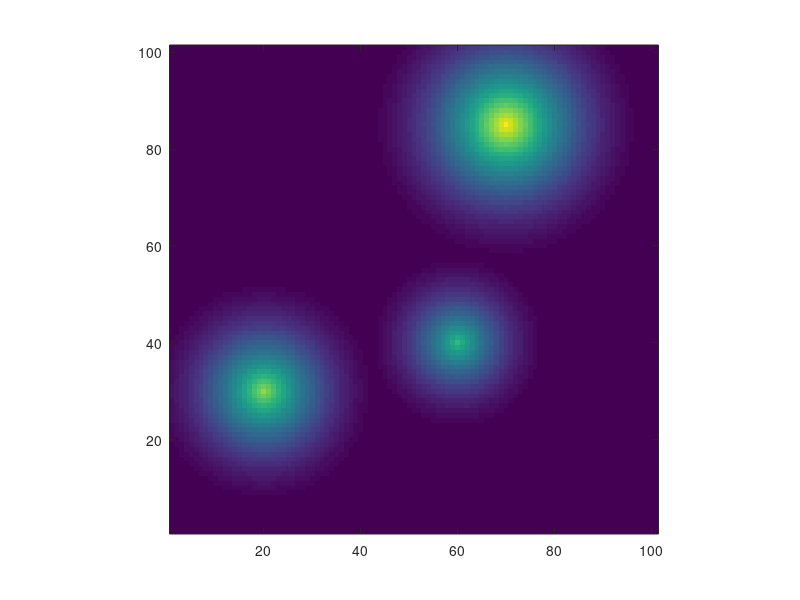

Reproduce this figure in MATLAB. (Note: this script raises an error after producing the figure.)
%% create obstacle field
close all; clear all;

waypoints = 300;
N = 101;
OBST    = [20,30; 60,40; 70,85];
epsilon = [25;     20;    30];

obs_cost = double(zeros(N));
for i = 1:size(OBST,1)
    t = zeros(N);
    t(OBST(i,1), OBST(i,2)) = 1;          % point obstacle
    t_cost = double(bwdist(t));
    t_cost(t_cost > epsilon(i)) = epsilon(i);
    t_cost = 1/(2*epsilon(i)) * (t_cost - epsilon(i)).^2;
    obs_cost = obs_cost + t_cost(1:N, 1:N);
end

figure(1); clf;
imagesc(obs_cost'); axis image xy; colormap parula; colorbar;
title('Obstacle cost (image view)'); hold on;

% Discrete gradients (two flavors)
gx = diff(double(obs_cost),1,1);   % (N-1) x N
gy = diff(double(obs_cost),1,2);   % N x (N-1)
[FX,FY] = gradient(obs_cost);      % N x N (centered finite-diff)

figure(2); clf;
surface(1:N,1:N,double(obs_cost')); shading interp; view(-25,70);
xlabel('X'); ylabel('Y'); zlabel('Cost'); title('Obstacle surface'); hold on;

%% initial path (straight line)
SX = 10; SY = 10;    % START
GX = 90; GY = 90;    % GOAL

traj = zeros(2,waypoints);
traj(1,1) = SX; traj(2,1) = SY;
dist_x = GX - SX; dist_y = GY - SY;
for i = 2:waypoints
    traj(1,i) = traj(1,i-1) + dist_x/(waypoints-1);
    traj(2,i) = traj(2,i-1) + dist_y/(waypoints-1);
end
path_init = traj.';              % (tt x 2)
tt = size(path_init,1);

path_init_values = zeros(tt,1);
for i = 1:tt
    % clamp to grid just in case
    xi = min(max(floor(path_init(i,1)),1),N);
    yi = min(max(floor(path_init(i,2)),1),N);
    path_init_values(i) = obs_cost(xi, yi);
end

plot3(path_init(:,1), path_init(:,2), path_init_values, '.r', 'MarkerSize', 18);
title('Obstacle surface + initial path');

%% ---------- Q6(c) weights & step ----------
w_obs = 0.8;         % obstacle gradient weight
w_smo = 4.0;         % smoothness weight
alpha = 0.1;         % step size
max_iter = 5000;
snap_iters = [100, 5000];   % required snapshots

%% ================== Method 1: Floor + Gradient ==================
% Uses integer (floor) indexing into FX, FY; two-sided smoothness:
% grad_smooth(i) = -x_{i-1} + 2 x_i - x_{i+1}  (per assignment)
path1 = path_init;

figure(3); clf;
surface(1:N,1:N,double(obs_cost')); shading interp; view(-25,70);
xlabel('X'); ylabel('Y'); zlabel('Cost');
title('Method 1: Floor + Gradient'); xlim([0 100]); ylim([0 100]); hold on;
plot3(path_init(:,1), path_init(:,2), path_init_values, '.r','MarkerSize',18);

for k = 1:max_iter
    pre_path = path1; % keep previous path for smoothness term
    for i = 2:tt-1
        % clamp indices to valid grid (1..N)
        xi = min(max(floor(path1(i,1)),1),N);
        yi = min(max(floor(path1(i,2)),1),N);

        % obstacle gradient (uphill) from FX,FY at integer cell
        grad_obs = [FX(xi, yi), FY(xi, yi)];

        % two-sided smoothness
        grad_smooth = -pre_path(i-1,:) + 2*pre_path(i,:) - pre_path(i+1,:);

        % total step: negative of weighted gradients
        total_step  = - w_obs*grad_obs - w_smo*grad_smooth;
        path1(i,:)  = path1(i,:) + alpha * total_step;
    end

    if ismember(k, snap_iters)
        pv = zeros(tt,1);
        for j = 1:tt
            xi = min(max(floor(path1(j,1)),1),N);
            yi = min(max(floor(path1(j,2)),1),N);
            pv(j) = obs_cost(xi, yi);
        end
        plot3(path1(:,1), path1(:,2), pv, '.','MarkerSize',14);
        drawnow;
    end
end

%% ================== Method 2: Bilinear Interpolation + pre_path ==================
% Interpolates gx, gy (the forward diffs) bilinearly; uses same two-sided smoothness.
path2 = path_init;

figure(4); clf;
surface(1:N,1:N,double(obs_cost')); shading interp; view(-25,70);
xlabel('X'); ylabel('Y'); zlabel('Cost');
title('Method 2: Bilinear Interpolation'); xlim([0 100]); ylim([0 100]); hold on;
plot3(path_init(:,1), path_init(:,2), path_init_values, '.r','MarkerSize',18);

for k = 1:max_iter
    pre_path2 = path2;

    for i = 2:tt-1
        x = path2(i,1);  y = path2(i,2);

        % keep interior points inside [1, N-1] so (ix+1, iy+1) are valid
        x = min(max(x, 1), N-1);
        y = min(max(y, 1), N-1);
        ix = fix(x);    iy = fix(y);

        % ---- bilinear interpolation for gx (size (N-1) x N) ----
        % along x first (between ix and ix+1), then y between iy and iy+1
        interp_x1 = (x - ix)*(gx(ix+1, iy)   - gx(ix, iy))   + gx(ix, iy);
        interp_x2 = (x - ix)*(gx(ix+1, iy+1) - gx(ix, iy+1)) + gx(ix, iy+1);
        grad_x    = (y - iy)*(interp_x2 - interp_x1) + interp_x1;

        % ---- bilinear interpolation for gy (size N x (N-1)) ----
        interp_y1 = (x - ix)*(gy(ix+1, iy)   - gy(ix, iy))   + gy(ix, iy);
        interp_y2 = (x - ix)*(gy(ix+1, iy+1) - gy(ix, iy+1)) + gy(ix, iy+1);
        grad_y    = (y - iy)*(interp_y2 - interp_y1) + interp_y1;

        grad_obs = [grad_x, grad_y];                   % uphill
        grad_smooth = -pre_path2(i-1,:) + 2*pre_path2(i,:) - pre_path2(i+1,:);

        total_step = - w_obs*grad_obs - w_smo*grad_smooth;
        path2(i,:) = path2(i,:) + alpha * total_step;

        % (optional) keep path inside the grid for display
        path2(i,1) = min(max(path2(i,1), 1), N-1);
        path2(i,2) = min(max(path2(i,2), 1), N-1);
    end

    if ismember(k, snap_iters)
        pv = zeros(tt,1);
        for j = 1:tt
            xi = min(max(floor(path2(j,1)),1),N);
            yi = min(max(floor(path2(j,2)),1),N);
            pv(j) = obs_cost(xi, yi);
        end
        plot3(path2(:,1), path2(:,2), pv, '.','MarkerSize',14);
        drawnow;
    end
end

%% (Optional) overlay final 3D trajectories on surface
figure(5); clf;
surface(1:N,1:N,double(obs_cost')); shading interp; view(-25,70);
xlabel('X'); ylabel('Y'); zlabel('Cost'); hold on; title('Final paths');
pv1 = arrayfun(@(k) obs_cost(min(max(floor(path1(k,1)),1),N), min(max(floor(path1(k,2)),1),N)), 1:tt).';
pv2 = arrayfun(@(k) obs_cost(min(max(floor(path2(k,1)),1),N), min(max(floor(path2(k,2)),1),N)), 1:tt).';
plot3(path_init(:,1), path_init(:,2), path_init_values, '.r','MarkerSize',14);
plot3(path1(:,1),     path1(:,2),     pv1,             '.g','MarkerSize',14);
plot3(path2(:,1),     path2(:,2),     pv2,             '.m','MarkerSize',14);
legend('surface','init','Method 1','Method 2'); hold off;
